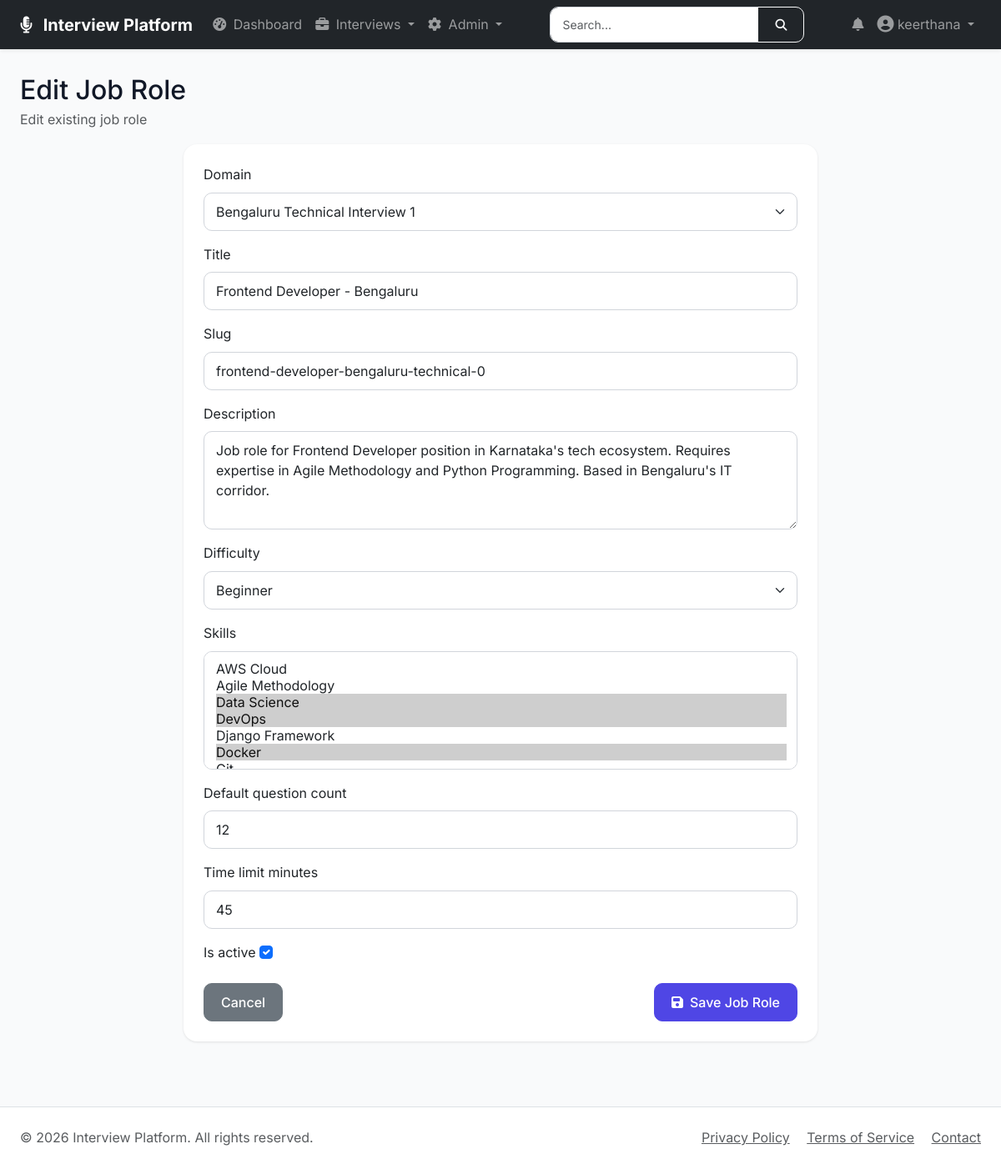
The app's page /job-roles/frontend-developer-bengaluru-technical-0/edit/ (signed in) with its own data.
### base/models.py (models this page shows, shortened)
class User(AbstractUser):
    email = models.EmailField(unique=True)
    full_name = models.CharField(max_length=140, blank=True)
    phone_number = models.CharField(max_length=20, blank=True)
    profile_image = models.ImageField(upload_to="users/profile_images/", blank=True, null=True)
    is_verified = models.BooleanField(default=False)

class UUIDTimeStampedModel(models.Model):
    id = models.UUIDField(primary_key=True, default=uuid.uuid4, editable=False)
    created_at = models.DateTimeField(auto_now_add=True, db_index=True)
    updated_at = models.DateTimeField(auto_now=True)
    class Meta:
        abstract = True

class JobRole(UUIDTimeStampedModel):
    class Difficulty(models.TextChoices):
        BEGINNER = "BEGINNER", "Beginner"
        INTERMEDIATE = "INTERMEDIATE", "Intermediate"
        ADVANCED = "ADVANCED", "Advanced"
    domain = models.ForeignKey(InterviewDomain, on_delete=models.CASCADE, related_name="job_roles")
    title = models.CharField(max_length=160)
    slug = models.SlugField(max_length=180, unique=True)
    description = models.TextField(blank=True)
    difficulty = models.CharField(max_length=30, choices=Difficulty.choices, default=Difficulty.BEGINNER)
    skills = models.ManyToManyField(Skill, blank=True, related_name="job_roles")
    default_question_count = models.PositiveSmallIntegerField(default=5)
    time_limit_minutes = models.PositiveIntegerField(default=30)
    is_active = models.BooleanField(default=True)
    class Meta:
        ordering = ["domain", "title"]

### base/views.py (the view)
# urls.py: path('job-roles/<slug:slug>/edit/', views.job_role_edit_view, name='job_role_edit'),
@login_required
@staff_required
def job_role_edit_view(request, slug):
    job_role = get_object_or_404(JobRole, slug=slug)
    if request.method == 'POST':
        form = JobRoleForm(request.POST, instance=job_role)
        if form.is_valid():
            job_role = form.save()
            messages.success(request, f'Job role "{job_role.title}" has been updated.')
            log_activity(request.user, 'job_role_updated', 'JobRole', str(job_role.id), request)
            return redirect('job_role_list')
    else:
        form = JobRoleForm(instance=job_role)
    return render(request, 'job_roles/form.html', {'form': form, 'title': 'Edit Job Role', 'job_role': job_role})

### base/forms.py (shortened to what this page needs)
class JobRoleForm(forms.ModelForm):
    class Meta:
        model = JobRole
        fields = ('domain', 'title', 'slug', 'description', 'difficulty', 'skills',
                  'default_question_count', 'time_limit_minutes', 'is_active')
        widgets = {
            'domain': forms.Select(attrs={'class': 'form-select'}),
            'title': forms.TextInput(attrs={'class': 'form-control'}),
            'slug': forms.TextInput(attrs={'class': 'form-control'}),
            'description': forms.Textarea(attrs={'class': 'form-control', 'rows': 4}),
            'difficulty': forms.Select(attrs={'class': 'form-select'}),
            'skills': forms.SelectMultiple(attrs={'class': 'form-select', 'size': 6}),
            'default_question_count': forms.NumberInput(attrs={'class': 'form-control', 'min': 1, 'max': 20}),
            'time_limit_minutes': forms.NumberInput(attrs={'class': 'form-control', 'min': 10, 'max': 180}),
            'is_active': forms.CheckboxInput(attrs={'class': 'form-check-input'}),
        }

### base/models.py (called while the page is built)
    def __str__(self):
        return self.name

    def __str__(self):
        return self.title

### base/views.py (called while the page is built)
def staff_required(view_func):
    decorated_func = user_passes_test(
        lambda u: u.is_active and u.is_staff,
        login_url='no_permission'
    )(view_func)
    return decorated_func

### base/templates/job_roles/form.html (shortened to what this page needs)
{% extends 'main.html' %}
{% block page_header %}
<h1 class="h2 mb-1">{{ title }}</h1>
<p class="text-muted">{% if job_role %}Edit existing job role{% else %}Create a new job role{% endif %}</p>
{% endblock %}
{% block content %}
<div class="row justify-content-center fade-in">
    <div class="col-md-8">
        <div class="card">
            <div class="card-body p-4">
                <form method="POST">
                    {% for field in form %}
                    <div class="mb-3">
                        <label for="{{ field.id_for_label }}" class="form-label">{{ field.label }}</label>
                        {{ field }}
                    </div>
                    {% endfor %}
                    <div class="d-flex justify-content-between">
                        <a href="{% url 'job_role_list' %}" class="btn btn-secondary">Cancel</a>
                        <button type="submit" class="btn btn-primary">
                            <i class="fas fa-save me-2"></i>Save Job Role
                        </button>
                    </div>
                </form>
            </div>
        </div>
    </div>
</div>
{% endblock %}

### templates/nav.html (shortened to what this page needs)
{% load static %}
<nav class="navbar navbar-expand-lg navbar-dark bg-dark sticky-top shadow-sm">
    <div class="container-fluid px-4">
        <a class="navbar-brand fw-bold" href="{% url 'home' %}">
            <i class="fas fa-microphone-alt me-2"></i>
            Interview Platform
        </a>
        <div class="collapse navbar-collapse" id="navbarMain">
            <ul class="navbar-nav me-auto mb-2 mb-lg-0">
                {% if user.is_authenticated %}
                    <li class="nav-item">
                        <a class="nav-link {% if request.resolver_match.url_name == 'dashboard' %}active{% endif %}" href="{% url 'dashboard' %}">
                            <i class="fas fa-tachometer-alt me-1"></i> Dashboard
                        </a>
                    </li>
                    <li class="nav-item dropdown">
                        <a class="nav-link dropdown-toggle" href="#" role="button" data-bs-toggle="dropdown">
                            <i class="fas fa-briefcase me-1"></i> Interviews
                        </a>
                    </li>
                    {% if user.is_staff %}
                        <li class="nav-item dropdown">
                            <a class="nav-link dropdown-toggle" href="#" role="button" data-bs-toggle="dropdown">
                                <i class="fas fa-cog me-1"></i> Admin
                            </a>
                        </li>
                    {% endif %}
                {% endif %}
            </ul>
            {% if user.is_authenticated %}
                <form class="d-flex mx-3" action="{% url 'global_search' %}" method="GET">
                    <div class="input-group">
                        <input class="form-control form-control-sm" type="search" name="q" placeholder="Search..." aria-label="Search" style="width: 250px;">
                        <button class="btn btn-sm btn-outline-light" type="submit">
                            <i class="fas fa-search"></i>
                        </button>
                    </div>
                </form>
            {% endif %}
            <ul class="navbar-nav ms-auto mb-2 mb-lg-0">
                {% if user.is_authenticated %}
                    <li class="nav-item dropdown">
                        <a class="nav-link position-relative" href="#" role="button" data-bs-toggle="dropdown">
                            <i class="fas fa-bell"></i>
                        </a>
                    </li>
                    <li class="nav-item dropdown">
                        <a class="nav-link dropdown-toggle" href="#" role="button" data-bs-toggle="dropdown">
                            {% if user.userprofile.avatar %}
                                <img src="{{ user.userprofile.avatar.url }}" alt="{{ user.username }}" class="rounded-circle me-1" style="width: 30px; height: 30px; object-fit: cover;">
                            {% else %}
                                <i class="fas fa-user-circle fa-lg"></i>
                            {% endif %}
                            {{ user.username|truncatechars:15 }}
                        </a>
                    </li>
                {% endif %}
            </ul>
        </div>
    </div>
</nav>

### templates/main.html (style rules this page uses)
:root { --primary-color: #4f46e5; --primary-dark: #4338ca; --secondary-color: #06b6d4; --success-color: #10b981; --warning-color: #f59e0b; --danger-color: #ef4444; --dark-color: #1f2937; --light-color: #f3f4f6; }
* { margin: 0; padding: 0; box-sizing: border-box; }
body { font-family: 'Inter', sans-serif; background-color: #f9fafb; color: #111827; line-height: 1.6; }
.card { border: none; border-radius: 16px; box-shadow: 0 1px 3px rgba(0,0,0,0.1); transition: transform 0.2s, box-shadow 0.2s; background: white; }
.btn { border-radius: 10px; padding: 0.625rem 1.25rem; font-weight: 500; transition: all 0.2s; }
.btn-primary { background: var(--primary-color); border-color: var(--primary-color); }
.form-control, .form-select { border-radius: 10px; border: 1px solid #d1d5db; padding: 0.625rem 0.875rem; transition: all 0.2s; }
.fade-in { animation: fadeIn 0.5s ease-out; }

### records on screen
User: username "keerthana"
JobRole: form "Bengaluru Technical Interview 1" "Frontend Developer - Bengaluru" "frontend-developer-bengaluru-technical-0" "Job role for Frontend Developer position in Karnataka's tech ecosystem. Requires expertise in Agile Methodology and Python Programming. Based in Bengaluru's IT corridor." "Beginner" "12" "45" "☑"

### other values on screen
{{ title }} "Edit Job Role"
{{ field.label }} "Domain" "Title" "Slug" "Description" "Difficulty" "Skills" "Default question count" "Time limit minutes" "Is active"
